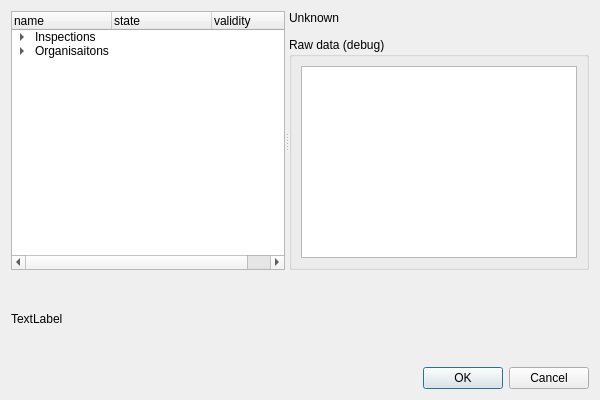
<?xml version="1.0" encoding="UTF-8"?>
<ui version="4.0">
 <class>Dialog</class>
 <widget class="QDialog" name="Dialog">
  <property name="geometry">
   <rect>
    <x>0</x>
    <y>0</y>
    <width>600</width>
    <height>400</height>
   </rect>
  </property>
  <property name="sizePolicy">
   <sizepolicy hsizetype="MinimumExpanding" vsizetype="MinimumExpanding">
    <horstretch>0</horstretch>
    <verstretch>0</verstretch>
   </sizepolicy>
  </property>
  <property name="minimumSize">
   <size>
    <width>600</width>
    <height>400</height>
   </size>
  </property>
  <property name="windowTitle">
   <string>QGEP interlis import</string>
  </property>
  <layout class="QVBoxLayout" name="verticalLayout">
   <item>
    <widget class="QSplitter" name="splitter">
     <property name="orientation">
      <enum>Qt::Horizontal</enum>
     </property>
     <widget class="QTreeWidget" name="treeWidget">
      <property name="sizePolicy">
       <sizepolicy hsizetype="Expanding" vsizetype="Preferred">
        <horstretch>0</horstretch>
        <verstretch>0</verstretch>
       </sizepolicy>
      </property>
      <property name="headerHidden">
       <bool>false</bool>
      </property>
      <attribute name="headerStretchLastSection">
       <bool>false</bool>
      </attribute>
      <column>
       <property name="text">
        <string>name</string>
       </property>
      </column>
      <column>
       <property name="text">
        <string>state</string>
       </property>
      </column>
      <column>
       <property name="text">
        <string>validity</string>
       </property>
      </column>
      <item>
       <property name="text">
        <string>Inspections</string>
       </property>
       <property name="text">
        <string/>
       </property>
       <property name="text">
        <string/>
       </property>
       <item>
        <property name="text">
         <string>a</string>
        </property>
        <property name="text">
         <string/>
        </property>
        <property name="text">
         <string/>
        </property>
       </item>
       <item>
        <property name="text">
         <string>b</string>
        </property>
        <property name="text">
         <string/>
        </property>
        <property name="text">
         <string/>
        </property>
       </item>
       <item>
        <property name="text">
         <string>c</string>
        </property>
        <property name="text">
         <string/>
        </property>
        <property name="text">
         <string/>
        </property>
       </item>
      </item>
      <item>
       <property name="text">
        <string>Organisaitons</string>
       </property>
       <property name="text">
        <string/>
       </property>
       <property name="text">
        <string/>
       </property>
       <item>
        <property name="text">
         <string>a</string>
        </property>
        <property name="text">
         <string/>
        </property>
        <property name="text">
         <string/>
        </property>
       </item>
       <item>
        <property name="text">
         <string>b</string>
        </property>
        <property name="text">
         <string/>
        </property>
        <property name="text">
         <string/>
        </property>
       </item>
       <item>
        <property name="text">
         <string>c</string>
        </property>
        <property name="text">
         <string/>
        </property>
        <property name="text">
         <string/>
        </property>
       </item>
      </item>
     </widget>
     <widget class="QWidget" name="layoutWidget">
      <layout class="QVBoxLayout" name="verticalLayout_2">
       <item>
        <widget class="QLabel" name="validityLabel">
         <property name="styleSheet">
          <string notr="true">b</string>
         </property>
         <property name="text">
          <string>Unknown</string>
         </property>
         <property name="wordWrap">
          <bool>true</bool>
         </property>
         <property name="margin">
          <number>7</number>
         </property>
        </widget>
       </item>
       <item>
        <widget class="QStackedWidget" name="stackedWidget">
         <widget class="QWidget" name="page"/>
         <widget class="QWidget" name="page_2"/>
        </widget>
       </item>
       <item>
        <widget class="QgsCollapsibleGroupBox" name="debugGroupBox">
         <property name="title">
          <string>Raw data (debug)</string>
         </property>
         <property name="collapsed">
          <bool>true</bool>
         </property>
         <layout class="QVBoxLayout" name="verticalLayout_3">
          <item>
           <widget class="QTextEdit" name="debugTextEdit"/>
          </item>
         </layout>
        </widget>
       </item>
      </layout>
     </widget>
    </widget>
   </item>
   <item>
    <widget class="QLabel" name="label_importmodelname">
     <property name="enabled">
      <bool>true</bool>
     </property>
     <property name="text">
      <string>TextLabel</string>
     </property>
    </widget>
   </item>
   <item>
    <widget class="QDialogButtonBox" name="buttonBox">
     <property name="orientation">
      <enum>Qt::Horizontal</enum>
     </property>
     <property name="standardButtons">
      <set>QDialogButtonBox::Cancel|QDialogButtonBox::Ok</set>
     </property>
    </widget>
   </item>
  </layout>
 </widget>
 <customwidgets>
  <customwidget>
   <class>QgsCollapsibleGroupBox</class>
   <extends>QGroupBox</extends>
   <header>qgscollapsiblegroupbox.h</header>
   <container>1</container>
  </customwidget>
 </customwidgets>
 <resources/>
 <connections>
  <connection>
   <sender>buttonBox</sender>
   <signal>accepted()</signal>
   <receiver>Dialog</receiver>
   <slot>accept()</slot>
   <hints>
    <hint type="sourcelabel">
     <x>248</x>
     <y>254</y>
    </hint>
    <hint type="destinationlabel">
     <x>157</x>
     <y>274</y>
    </hint>
   </hints>
  </connection>
  <connection>
   <sender>buttonBox</sender>
   <signal>rejected()</signal>
   <receiver>Dialog</receiver>
   <slot>reject()</slot>
   <hints>
    <hint type="sourcelabel">
     <x>316</x>
     <y>260</y>
    </hint>
    <hint type="destinationlabel">
     <x>286</x>
     <y>274</y>
    </hint>
   </hints>
  </connection>
 </connections>
</ui>
